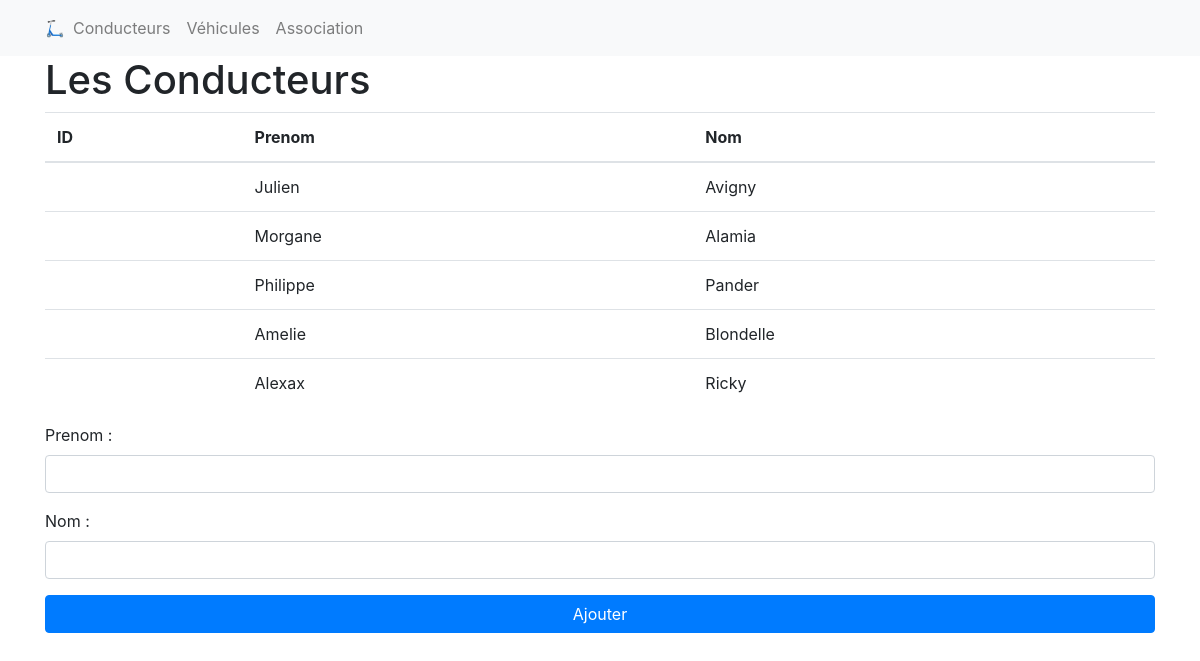
The app's page /LauraPalisse/public/index.php, older data.
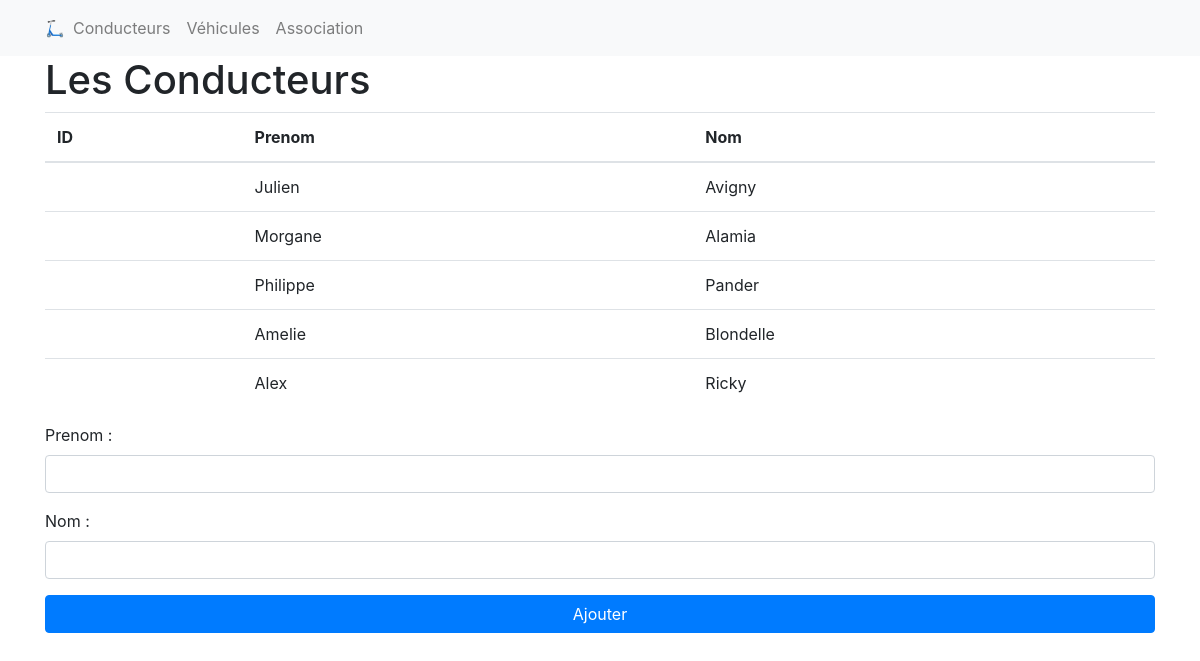
The same page, newer data.
### tables this page shows
CREATE TABLE `conducteur` (
  `id_conducteur` INT UNSIGNED NOT NULL AUTO_INCREMENT,
  `prenom` VARCHAR(80) NOT NULL,
  `nom` VARCHAR(80) NOT NULL,
  PRIMARY KEY (`id_conducteur`),
  UNIQUE INDEX `id_conducteur_UNIQUE` (`id_conducteur` ASC) );

### LauraPalisse/src/Database.php (called while the page is built)
<?php
class Database
{
    private static $pdo;
    public static function getInstance()
    {
        if (null === self::$pdo) {
            self::$pdo = new PDO('mysql:host=127.0.0.1;dbname=vtc;charset=utf8', 'root', '', [
                PDO::ATTR_ERRMODE => PDO::ERRMODE_EXCEPTION
            ]);
        }
        return self::$pdo;
    }
}

### LauraPalisse/src/Manager/ConducteurManager.php (called while the page is built, shortened)
<?php
class ConducteurManager
{
    public function findAll()
    {
        return \Database::getInstance()->query('SELECT * FROM conducteur')->fetchAll(\PDO::FETCH_CLASS, \Entity\Conducteur::class);
    }
}

### LauraPalisse/src/Entity/Conducteur.php (called while the page is built, shortened)
<?php
class Conducteur
{
    private $prenom;
    private $nom;
    public function getPrenom()
    {
        return $this->prenom;
    }
    public function getNom()
    {
        return $this->nom;
    }
    public function hydrate($parametresConduct)
    {
        if (empty($parametresConduct)) {
            return;
        }
        $this->prenom = trim($parametresConduct['prenom']);
        $this->nom = trim($parametresConduct['nom']);
    }
}

### LauraPalisse/views/conducteurs.php (the view)
<?php
require_once __DIR__ . '/header.php';
$conducteurManager = new Manager\ConducteurManager();
$conducteurs = $conducteurManager->findAll();
?>
<h1>Les Conducteurs</h1>
<table class="table">
    <thead>
        <tr>
            <th>ID</th>
            <th>Prenom</th>
            <th>Nom</th>
        </tr>
    </thead>
    <tbody>
        <?php foreach ($conducteurs as $conducteur) : ?>
            <tr>
                <td><?= $conducteur->getId(); ?></td>
                <td><?= $conducteur->getPrenom(); ?></td>
                <td><?= $conducteur->getNom(); ?></td>
            </tr>
        <?php endforeach ?>
    </tbody>
</table>
<?php
require_once __DIR__ . '/formulaire_conducteur.php';
require_once __DIR__ . '/footer.php';
?>

Row changes from the older to the newer data that the page shows:
changed conducteur "Ricky": prenom "Alexax" → "Alex"
